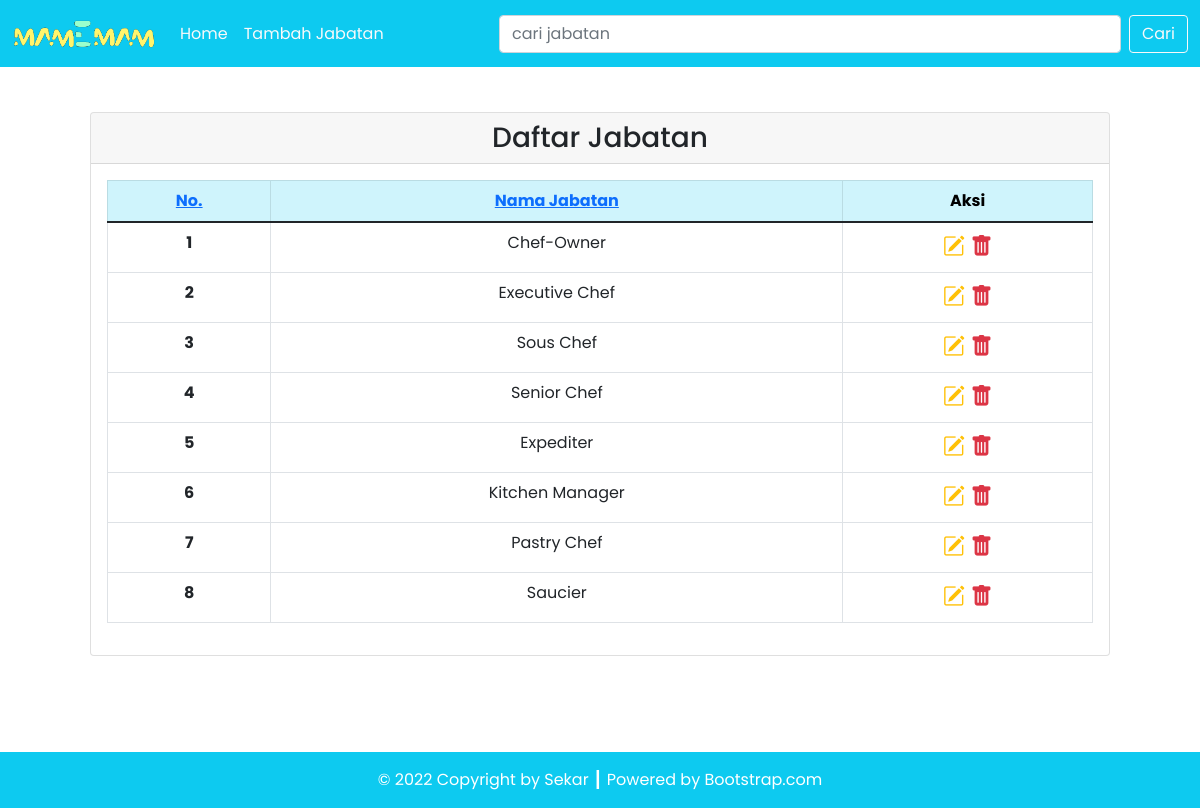
The app's page /dpbo_tp3/jabatan.php with its own data.
### tables this page shows
CREATE TABLE `jabatan` (
  `id_jabatan` int(11) NOT NULL AUTO_INCREMENT,
  `nama_jabatan` char(255) DEFAULT NULL,
  PRIMARY KEY (`id_jabatan`)
);

### dpbo_tp3/config/db.php (called while the page is built)
<?php
$DB_HOST = "localhost";
$DB_USERNAME = "root";
$DB_PASSWORD = "";
$DB_NAME = "db_restoran";

### dpbo_tp3/classes/DB.php (called while the page is built, shortened)
<?php
class DB
{
    private $hostname;
    private $username;
    private $password;
    private $dbname;
    private $conn;
    private $result;
    function __construct($hostname, $username, $password, $dbname)
    {
        $this->hostname = $hostname;
        $this->username = $username;
        $this->password = $password;
        $this->dbname = $dbname;
    }
    function open()
    {
        $this->conn = mysqli_connect($this->hostname, $this->username, $this->password, $this->dbname);
    }
    function execute($query)
    {
        $this->result = mysqli_query($this->conn, $query);
    }
    function getResult()
    {
        return mysqli_fetch_array($this->result);
    }
}

### dpbo_tp3/classes/Jabatan.php (called while the page is built, shortened)
<?php
class Jabatan extends DB
{
    function getJabatan($sortBy = null) {
        $query = "SELECT * FROM jabatan";
        return $this->execute($query);
    }
}

### dpbo_tp3/jabatan.php (the view, shortened to what this page needs)
<?php
include('config/db.php');
include('classes/DB.php');
include('classes/Jabatan.php');
$jabatan = new Jabatan($DB_HOST, $DB_USERNAME, $DB_PASSWORD, $DB_NAME);
$jabatan->open();
$jabatan->getJabatan();
$header = '<th scope="col"><a href="?sort=id_jabatan">No.</a></th>
<th scope="col"><a href="?sort=nama_jabatan">Nama Jabatan</a></th>
<th scope="col">Aksi</th>';
$data = null;
$no = 1;
while ($jab = $jabatan->getResult()) {
    $data .= '<tr>
    <th scope="row">' . $no . '</th>
    <td>' . $jab['nama_jabatan'] . '</td>
    <td style="font-size: 22px;">
        <a href="updateJabatan.php?id=' . $jab['id_jabatan'] . '" title="Edit Data"><i class="bi bi-pencil-square text-warning"></i></a>&nbsp;<a href="jabatan.php?hapus=' . $jab['id_jabatan'] . '" title="Delete Data"><i class="bi bi-trash-fill text-danger"></i></a>
        </td>
    </tr>';
    $no++;
}

### records on screen
jabatan: nama_jabatan "Chef-Owner"
jabatan: nama_jabatan "Executive Chef"
jabatan: nama_jabatan "Sous Chef"
jabatan: nama_jabatan "Senior Chef"
jabatan: nama_jabatan "Expediter"
jabatan: nama_jabatan "Kitchen Manager"
jabatan: nama_jabatan "Pastry Chef"
jabatan: nama_jabatan "Saucier"
